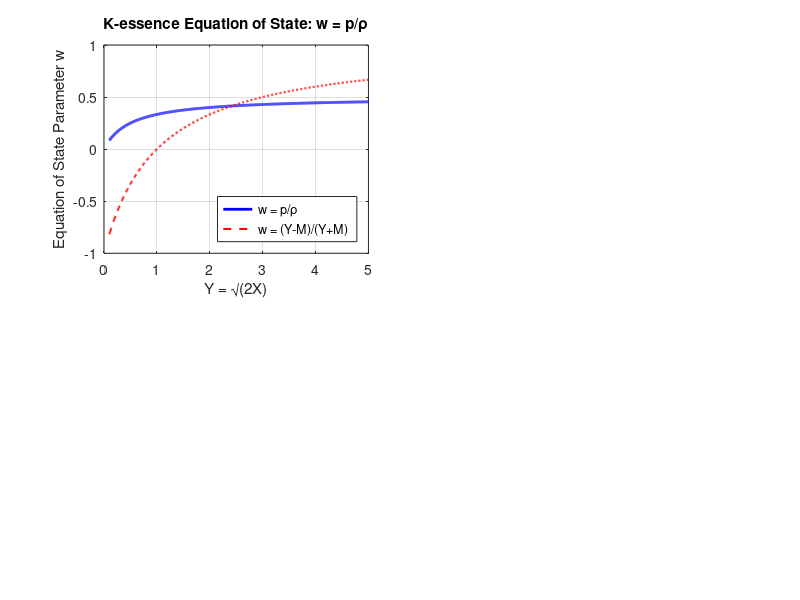

Write the MATLAB code that produced this figure. (Note: this script raises an error after producing the figure.)
% K-essence Dynamics and Effective Equation of State Simulation
% For Lagrangian: P(X) = α(√(2X) - M)²
% Shows w = p/ρ = (Y - M)/(Y + M) where Y = √(2X)

clear; clc; close all;

% Parameters
alpha = 1;      % Arbitrary scaling parameter (doesn't affect w)
M = 1;          % Mass scale parameter
Y_min = 0.1;    % Minimum Y value
Y_max = 5;      % Maximum Y value
n_points = 1000; % Number of points

% Create Y array
Y = linspace(Y_min, Y_max, n_points);

% Calculate energy density ρ and pressure p
rho = alpha * (Y - M).^2 .* (3 - (Y - M)./Y);
p = alpha * (Y - M).^2;

% Calculate equation of state parameter w
w = p ./ rho;

% Alternative direct calculation: w = (Y - M)/(Y + M)
w_direct = (Y - M) ./ (Y + M);

% Create figure
figure('Position', [100, 100, 1200, 800]);

% Main plot: Equation of state w vs Y
subplot(2, 2, 1);
plot(Y, w, 'b-', 'LineWidth', 2);
hold on;
plot(Y, w_direct, 'r--', 'LineWidth', 1.5);
xlabel('Y = √(2X)');
ylabel('Equation of State Parameter w');
title('K-essence Equation of State: w = p/ρ');
legend('w = p/ρ', 'w = (Y-M)/(Y+M)', 'Location', 'southeast');
grid on;

% Add reference lines
yline(0, 'k--', 'w = 0 (Dust/Matter)', 'LabelVerticalAlignment', 'middle');
yline(1, 'k--', 'w = 1 (Stiff Fluid)', 'LabelVerticalAlignment', 'middle');
xline(M, 'k--', 'Y = M', 'LabelVerticalAlignment', 'bottom');

% Energy density ρ vs Y
subplot(2, 2, 2);
semilogy(Y, rho, 'r-', 'LineWidth', 2);
xlabel('Y = √(2X)');
ylabel('Energy Density ρ');
title('Energy Density vs Y');
grid on;
xline(M, 'k--', 'Y = M');

% Pressure p vs Y
subplot(2, 2, 3);
plot(Y, p, 'g-', 'LineWidth', 2);
xlabel('Y = √(2X)');
ylabel('Pressure p');
title('Pressure vs Y');
grid on;
xline(M, 'k--', 'Y = M');

% Zoomed view near Y = M
subplot(2, 2, 4);
Y_zoom = linspace(M*0.8, M*1.2, 200);
w_zoom = (Y_zoom - M) ./ (Y_zoom + M);
plot(Y_zoom, w_zoom, 'm-', 'LineWidth', 2);
xlabel('Y = √(2X)');
ylabel('Equation of State Parameter w');
title('Zoomed View Near Y = M');
grid on;
xline(M, 'k--', 'Y = M');
yline(0, 'k--', 'w = 0');

% Add overall title and annotation
sgtitle('K-essence Dynamics: P(X) = α(√(2X) - M)²', 'FontSize', 14, 'FontWeight', 'bold');

% Display key results
fprintf('K-essence Dynamics Simulation Results:\n');
fprintf('Lagrangian: P(X) = α(√(2X) - M)²\n');
fprintf('Equation of State: w = (Y - M)/(Y + M)\n\n');
fprintf('At Y = M: w = %.4f (Dark Matter regime)\n', (M - M)/(M + M));
fprintf('At Y = 5M: w = %.4f (approaching stiff fluid)\n', (5*M - M)/(5*M + M));
fprintf('At Y = 0.1M: w = %.4f\n', (0.1*M - M)/(0.1*M + M));
